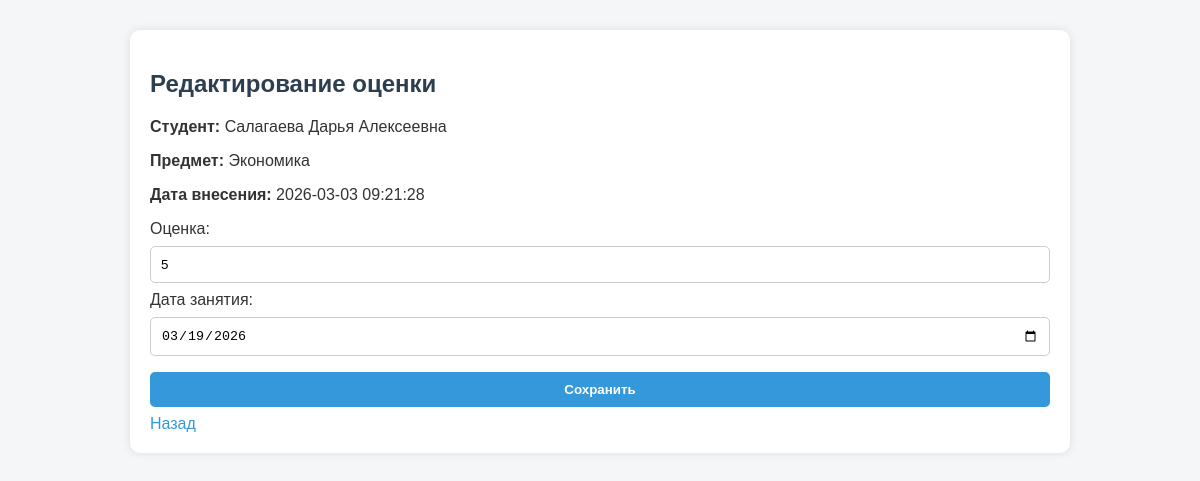
The page /test/teacher/edit_grade.php?id=16 (signed in) on the database its author committed.
### tables this page shows
CREATE TABLE `grades` (
  `id` INTEGER(11) NOT NULL AUTO_INCREMENT,
  `student_id` INTEGER(11) DEFAULT NULL,
  `subject_id` INTEGER(11) DEFAULT NULL,
  `teacher_id` INTEGER(11) DEFAULT NULL,
  `grade` INTEGER(11) DEFAULT NULL,
  `lesson_date` DATE NOT NULL,
  `created_at` DATETIME NOT NULL DEFAULT current_timestamp(),
  PRIMARY KEY (`id`) USING BTREE,
  KEY `student_id` (`student_id`) USING BTREE,
  KEY `subject_id` (`subject_id`) USING BTREE,
  KEY `teacher_id` (`teacher_id`) USING BTREE,
  CONSTRAINT `grades_ibfk_1` FOREIGN KEY (`student_id`) REFERENCES `students` (`id`) ON DELETE CASCADE,
  CONSTRAINT `grades_ibfk_2` FOREIGN KEY (`subject_id`) REFERENCES `subjects` (`id`) ON DELETE CASCADE,
  CONSTRAINT `grades_ibfk_3` FOREIGN KEY (`teacher_id`) REFERENCES `teachers` (`id`) ON DELETE CASCADE
);

CREATE TABLE `students` (
  `id` INTEGER(11) NOT NULL AUTO_INCREMENT,
  `full_name` VARCHAR(100) NOT NULL,
  `group_id` INTEGER(11) DEFAULT NULL,
  `user_id` INTEGER(11) DEFAULT NULL,
  PRIMARY KEY (`id`) USING BTREE,
  KEY `group_id` (`group_id`) USING BTREE,
  KEY `user_id` (`user_id`) USING BTREE,
  CONSTRAINT `students_ibfk_1` FOREIGN KEY (`group_id`) REFERENCES `groups_college` (`id`) ON DELETE SET NULL,
  CONSTRAINT `students_ibfk_2` FOREIGN KEY (`user_id`) REFERENCES `users` (`id`) ON DELETE CASCADE
);

CREATE TABLE `subjects` (
  `id` INTEGER(11) NOT NULL AUTO_INCREMENT,
  `name` VARCHAR(100) NOT NULL,
  PRIMARY KEY (`id`) USING BTREE
);

### test/teacher/edit_grade.php (the view, shortened to what this page needs)
<?php
include "../config.php";
$teacher_data = $conn->query("SELECT id FROM teachers WHERE user_id = " . $_SESSION['user_id']);
$teacher_id = $teacher_data->fetch_assoc()['id'];
$grade_id = intval($_GET['id']);
$stmt = $conn->prepare("
SELECT g.grade, g.lesson_date, g.created_at,
       st.full_name, s.name AS subject_name
FROM grades g
JOIN students st ON g.student_id = st.id
JOIN subjects s ON g.subject_id = s.id
WHERE g.id=? AND g.teacher_id=?
");
$stmt->bind_param("ii", $grade_id, $teacher_id);
$stmt->execute();
$result = $stmt->get_result();
$grade = $result->fetch_assoc();
?>
<!DOCTYPE html>
<html>
<head>
<link rel="stylesheet" href="../css/style.css">
</head>
<body>
<div class="container">
<h2>Редактирование оценки</h2>
<p><strong>Студент:</strong> <?= htmlspecialchars($grade['full_name']) ?></p>
<p><strong>Предмет:</strong> <?= htmlspecialchars($grade['subject_name']) ?></p>
<p><strong>Дата внесения:</strong> <?= $grade['created_at'] ?></p>
<form method="POST">
<label>Оценка:</label>
<input type="number" name="grade" min="2" max="5" value="<?= $grade['grade'] ?>" required>
<label>Дата занятия:</label>
<input type="date" name="lesson_date" value="<?= $grade['lesson_date'] ?>" required>
<button type="submit" class="btn">Сохранить</button>
<a href="teacher_panel.php" class="btn">Назад</a>
</form>
</div>
</body>
</html>

### test/css/style.css (style rules this page uses)
body { font-family: Arial, sans-serif; background-color: #f4f6f8; margin: 0; padding: 0; color: #333; }
.container { width: 90%; max-width: 900px; margin: 30px auto; padding: 20px; background-color: #fff; border-radius: 10px; box-shadow: 0 0 10px rgba(0,0,0,0.1); }
h2, h3 { color: #2c3e50; }
form input, form select, form button { width: 100%; padding: 10px; margin: 8px 0; border-radius: 5px; border: 1px solid #ccc; box-sizing: border-box; }
form button { background-color: #3498db; color: white; border: none; cursor: pointer; font-weight: bold; }
a { color: #3498db; text-decoration: none; }

### rows shown on the page
grades: student.full_name "Салагаева Дарья Алексеевна", subject.name "Экономика", created_at "2026-03-03 09:21:28", grade "5", lesson_date "03/19/2026"
